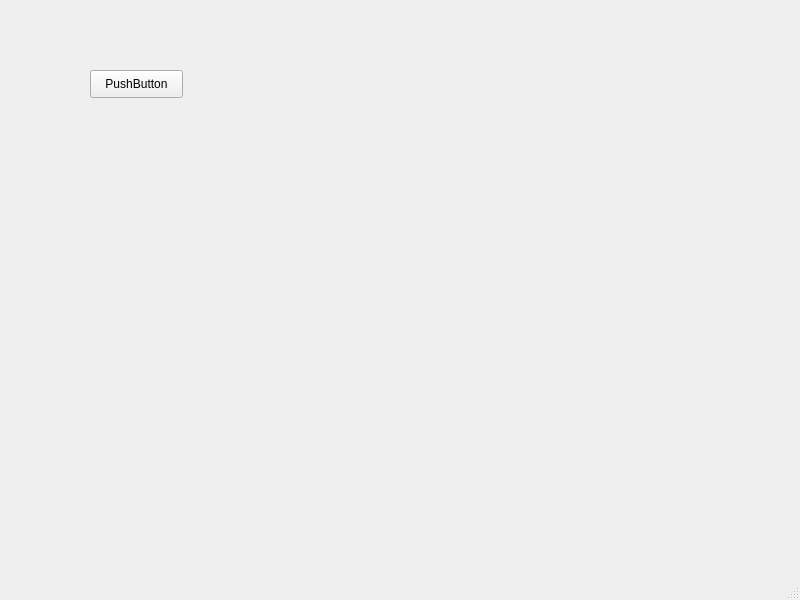
<?xml version="1.0" encoding="UTF-8"?>
<ui version="4.0">
 <class>MainWindow</class>
 <widget class="QMainWindow" name="MainWindow">
  <property name="geometry">
   <rect>
    <x>0</x>
    <y>0</y>
    <width>800</width>
    <height>600</height>
   </rect>
  </property>
  <property name="windowTitle">
   <string>MainWindow</string>
  </property>
  <widget class="QWidget" name="centralwidget">
   <widget class="QPushButton" name="pushButton">
    <property name="geometry">
     <rect>
      <x>90</x>
      <y>70</y>
      <width>93</width>
      <height>28</height>
     </rect>
    </property>
    <property name="text">
     <string>PushButton</string>
    </property>
   </widget>
  </widget>
  <widget class="QMenuBar" name="menubar">
   <property name="geometry">
    <rect>
     <x>0</x>
     <y>0</y>
     <width>800</width>
     <height>26</height>
    </rect>
   </property>
  </widget>
  <widget class="QStatusBar" name="statusbar"/>
 </widget>
 <resources/>
 <connections>
  <connection>
   <sender>pushButton</sender>
   <signal>clicked()</signal>
   <receiver>MainWindow</receiver>
   <slot>close()</slot>
   <hints>
    <hint type="sourcelabel">
     <x>135</x>
     <y>121</y>
    </hint>
    <hint type="destinationlabel">
     <x>211</x>
     <y>226</y>
    </hint>
   </hints>
  </connection>
 </connections>
</ui>
